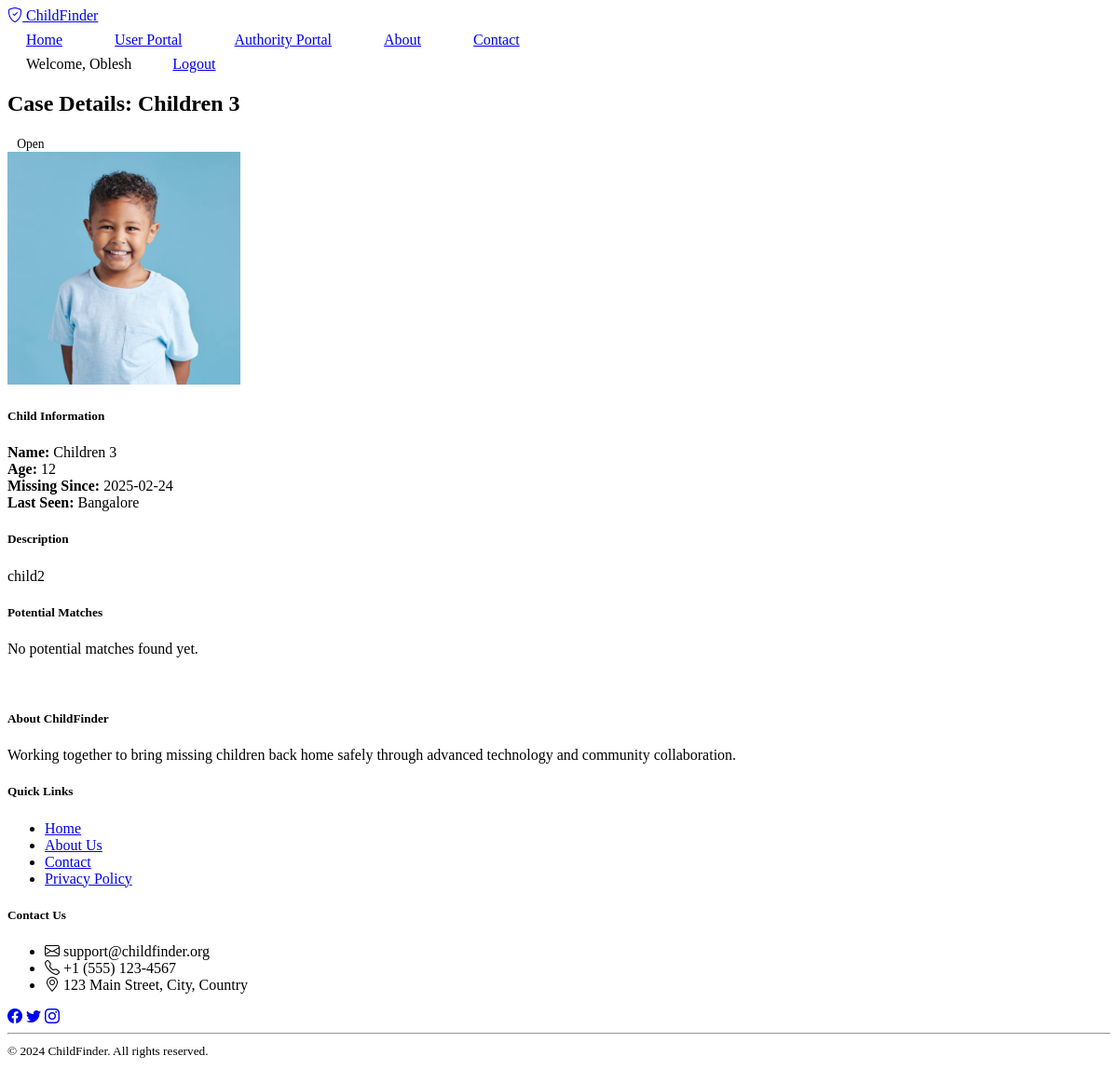
The page /case/3 (signed in) on the database its author committed.
### models.py (models this page shows, shortened)
class User(UserMixin, db.Model):
    __tablename__ = 'user'
    id = db.Column(db.Integer, primary_key=True)
    username = db.Column(db.String(64), unique=True, nullable=False)
    email = db.Column(db.String(120), unique=True, nullable=False)
    password_hash = db.Column(db.String(256))
    is_authority = db.Column(db.Boolean, default=False)
    created_at = db.Column(db.DateTime, default=datetime.utcnow)

class Case(db.Model):
    __tablename__ = 'missing_case'
    id = db.Column(db.Integer, primary_key=True)
    child_name = db.Column(db.String(100), nullable=False)
    age = db.Column(db.Integer, nullable=False)
    location = db.Column(db.String(200), nullable=False)
    date_missing = db.Column(db.DateTime, nullable=False)
    description = db.Column(db.Text)
    image_path = db.Column(db.String(255))
    status = db.Column(db.String(20), default='open')
    reporter_id = db.Column(db.Integer, db.ForeignKey('user.id'))
    reporter_name = db.Column(db.String(100), nullable=False, default="Unknown")
    reporter_phone = db.Column(db.String(20), nullable=False, default="0000000000")
    reporter_relation = db.Column(db.String(50), nullable=False, default="Unknown")
    created_at = db.Column(db.DateTime, default=datetime.utcnow)
    updated_at = db.Column(db.DateTime, default=datetime.utcnow, onupdate=datetime.utcnow)

### routes.py (the view)
@main_bp.route('/case/<int:case_id>')
@login_required
def case_detail(case_id):
    case = Case.query.get_or_404(case_id)
    if not current_user.is_authority and case.reporter_id != current_user.id:
        flash('Access denied.', 'error')
        return redirect(url_for('main.dashboard'))
    return render_template('case_detail.html', case=case)

### auth.py (called while the page is built)
@login_manager.user_loader
def load_user(user_id):
    return User.query.get(int(user_id))

### templates/case_detail.html (shortened to what this page needs)
{% extends "base.html" %}
{% block content %}
<div class="container">
    <div class="row mb-4">
        <div class="col">
            <h2>Case Details: {{ case.child_name }}</h2>
            <span class="badge bg-{{ 'success' if case.status == 'found' else 'warning' }}">
                {{ case.status.title() }}
            </span>
        </div>
    </div>
    <div class="row">
        <div class="col-md-4">
            <div class="card mb-4">
                <img src="{{ url_for('uploaded_file', filename=case.image_path) }}" class="card-img-top img-fluid" alt="{{ case.child_name }}"
                style="height: 250px; object-fit: cover;">
                <div class="card-body">
                    <h5 class="card-title">Child Information</h5>
                    <p class="card-text">
                        <strong>Name:</strong> {{ case.child_name }}<br>
                        <strong>Age:</strong> {{ case.age }}<br>
                        <strong>Missing Since:</strong> {{ case.date_missing.strftime('%Y-%m-%d') }}<br>
                        <strong>Last Seen:</strong> {{ case.location }}
                    </p>
                </div>
            </div>
        </div>
        <div class="col-md-8">
            <div class="card mb-4">
                <div class="card-body">
                    <h5 class="card-title">Description</h5>
                    <p class="card-text">{{ case.description }}</p>
                </div>
            </div>
            {% if current_user.is_authority %}
            <div class="card">
                <div class="card-header">
                    <h5 class="card-title mb-0">Potential Matches</h5>
                </div>
                <div class="card-body">
                    {% if case.matches %}
                        {% for match in case.matches %}
                        <div class="match-item mb-3 p-3 border rounded">
                            <div class="row align-items-center">
                                <div class="col-md-3">
                                    <img src="{{ url_for('uploaded_file', filename=case.image_path) }}" class="img-fluid rounded" alt="Found Image">
                                </div>
                                <div class="col-md-6">
                                    <p class="mb-1">
                                        <strong>Confidence Score:</strong>
                                        {{ "%.2f"|format(match.confidence_score * 100) }}%
                                    </p>
                                    <p class="mb-1">
                                        <strong>Status:</strong>
                                        <span class="badge bg-{{ 'success' if match.status == 'confirmed' else 'warning' }}">
                                            {{ match.status }}
                                        </span>
                                    </p>
                                    <p class="mb-0">
                                        <strong>Found on:</strong>
                                        {{ match.created_at.strftime('%Y-%m-%d %H:%M') }}
                                    </p>
                                </div>
                                <div class="col-md-3 text-end">
                                    {% if match.status == 'pending' %}
                                    <button class="btn btn-success btn-sm mb-2">Confirm Match</button>
                                    <button class="btn btn-danger btn-sm">Reject Match</button>
                                    {% endif %}
                                </div>
                            </div>
                        </div>
                        {% endfor %}
                    {% else %}
                        <p class="text-muted mb-0">No potential matches found yet.</p>
                    {% endif %}
                </div>
            </div>
            {% endif %}
        </div>
    </div>
</div>
{% endblock %}

### templates/base.html (shortened to what this page needs)
<!DOCTYPE html>
<html lang="en" data-bs-theme="dark">
<head>
    <link href="https://cdn.replit.com/agent/bootstrap-agent-dark-theme.min.css" rel="stylesheet">
    <link href="https://cdn.jsdelivr.net/npm/bootstrap-icons@1.7.2/font/bootstrap-icons.css" rel="stylesheet">
    <link href="{{ url_for('static', filename='css/custom.css') }}" rel="stylesheet">
</head>
<body>
    <nav class="navbar navbar-expand-lg navbar-dark bg-dark">
        <div class="container">
            <a class="navbar-brand" href="{{ url_for('main.index') }}">
                <i class="bi bi-shield-check"></i> ChildFinder
            </a>
            <div class="navbar-nav mx-auto">
                <a class="nav-link" href="{{ url_for('main.index') }}">Home</a>
                <a class="nav-link" href="{{ url_for('main.dashboard') }}">User Portal</a>
                <a class="nav-link" href="{{ url_for('main.case_management') }}">Authority Portal</a>
                <a class="nav-link" href="{{ url_for('main.about') }}">About</a>
                <a class="nav-link" href="{{ url_for('main.contact') }}">Contact</a>
            </div>
            <div class="navbar-nav">
                {% if current_user.is_authenticated %}
                    <span class="nav-item nav-link">Welcome, {{ current_user.username }}</span>
                    <a class="nav-link" href="{{ url_for('auth.logout') }}">Logout</a>
                {% else %}
                    <a class="nav-link" href="{{ url_for('auth.login') }}">Login</a>
                    <a class="nav-link" href="{{ url_for('auth.register') }}">Register</a>
                {% endif %}
            </div>
        </div>
    </nav>
    <main class="container my-4">
        {% block content %}{% endblock %}
    </main>
    <footer class="footer mt-auto py-5 bg-dark">
        <div class="container">
            <div class="row">
                <div class="col-md-4 mb-4">
                    <h5>About ChildFinder</h5>
                    <p class="text-muted">Working together to bring missing children back home safely through advanced technology and community collaboration.</p>
                </div>
                <div class="col-md-4 mb-4">
                    <h5>Quick Links</h5>
                    <ul class="list-unstyled">
                        <li><a href="{{ url_for('main.index') }}" class="text-muted">Home</a></li>
                        <li><a href="{{ url_for('main.about') }}" class="text-muted">About Us</a></li>
                        <li><a href="{{ url_for('main.contact') }}" class="text-muted">Contact</a></li>
                        <li><a href="#" class="text-muted">Privacy Policy</a></li>
                    </ul>
                </div>
                <div class="col-md-4 mb-4">
                    <h5>Contact Us</h5>
                    <ul class="list-unstyled text-muted">
                        <li><i class="bi bi-envelope"></i> support@childfinder.org</li>
                        <li><i class="bi bi-telephone"></i> +1 (555) 123-4567</li>
                        <li><i class="bi bi-geo-alt"></i> 123 Main Street, City, Country</li>
                    </ul>
                    <div class="social-links mt-3">
                        <a href="#" class="text-muted me-2"><i class="bi bi-facebook"></i></a>
                        <a href="#" class="text-muted me-2"><i class="bi bi-twitter"></i></a>
                        <a href="#" class="text-muted me-2"><i class="bi bi-instagram"></i></a>
                    </div>
                </div>
            </div>
            <hr class="mt-4">
            <div class="text-center text-muted">
                <small>&copy; 2024 ChildFinder. All rights reserved.</small>
            </div>
        </div>
    </footer>
</body>
</html>

### static/css/custom.css (style rules this page uses)
body { min-height: 100vh; display: flex; flex-direction: column; }
main { flex: 1; }
.navbar .nav-link { padding: 0.5rem 1rem; margin: 0 0.25rem; border-radius: 4px; transition: background-color 0.2s; }
.navbar-nav.mx-auto { display: flex; gap: 1rem; }
.badge { font-size: 0.85em; padding: 0.5em 0.75em; }
.footer { background: var(--bs-dark); padding: 20px 0; margin-top: auto; }

### rows shown on the page
User: username "Oblesh"
Case: child_name "Children 3", status "Open", image_path (picture), age "12", date_missing "2025-02-24", location "Bangalore", description "child2"
